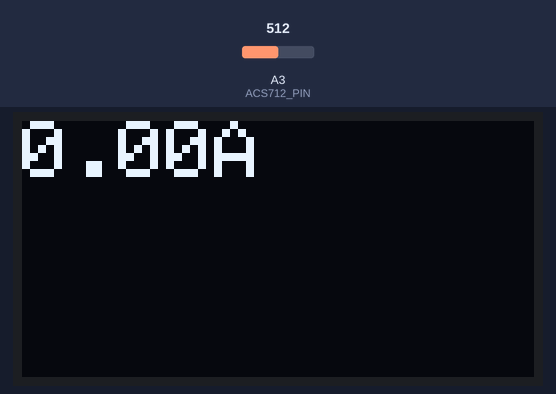
A sketch run on a simulated Arduino Nano, built with avr-gcc and run on an emulated ATmega328P. Shown: 128×64 one-colour display. The test bench sets the inputs (shaded band); at power-on: A3 (ACS712_PIN) = 512. The display library's start-up logo is not drawn; what the sketch prints to the serial monitor is not drawn.

Above: at 2.3 s.
2.4 s: A3 (ACS712_PIN) set to 716
At 3.1 s:
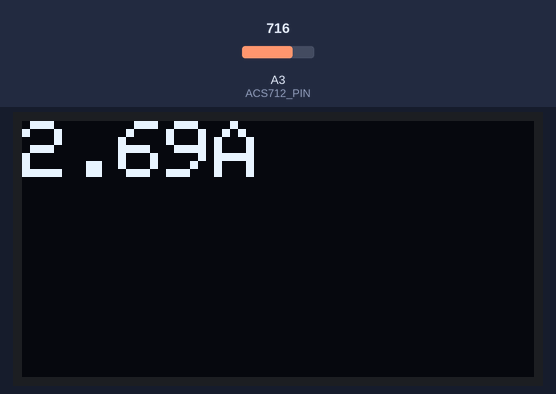
3.9 s: A3 (ACS712_PIN) set to 900
At 5.1 s:
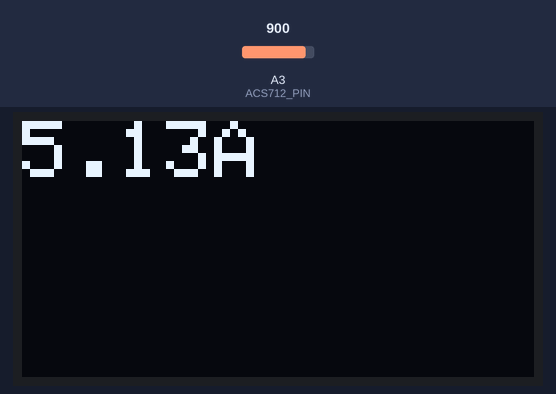
5.4 s: A3 (ACS712_PIN) set to 1023
At 6.1 s:
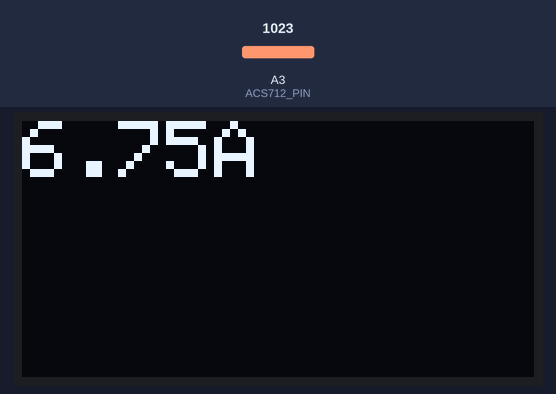
Timing chart, 0 to 8.4 s (numbered marks = the images above; inputs shaded):
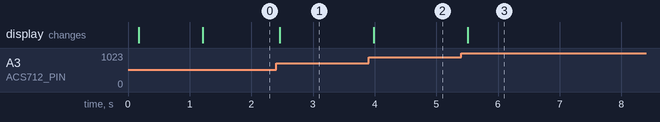

The sketch:

NANO-Ammeter.ino
```cpp
#include <Arduino.h>
#include <Adafruit_SSD1306.h>

#define DEBUG
#include "DebugSerial.h"
#include "TimeKeeper.h"

#define DISPLAY_WIDTH 128
#define DISPLAY_HEIGHT 64
#define DISPLAY_I2C_ADDRESS 0x3C
#define ACS712_PIN A3
#define ACS712_MEASURE_TIMES 100
#define ACS712_VREF 5.0
// #define ACS712_SENSITIVITY 0.185
#define ACS712_SENSITIVITY 0.37

#define SENSOR_READ_INTERVAL_MS 100

Adafruit_SSD1306 display(DISPLAY_WIDTH, DISPLAY_HEIGHT);
TimeKeeper timeKeeper(SENSOR_READ_INTERVAL_MS);

float offset = 512.0;
float sensorValue = 0.0;

typedef enum {
  VIEW_MODE_GRAPHICS = 0,
  VIEW_MODE_TEXT,
  VIEW_MODE_COUNT,
} ViewMode;

void setup() {
  DEBUG_SERIAL_BEGIN(115200);
  DEBUG_SERIAL_WAIT_FOR();
  DEBUG_SERIAL_PRINTLN();
  DEBUG_SERIAL_PRINTLN("--");
  DEBUG_SERIAL_PRINTLN("Ammeter");

  if (!display.begin(SSD1306_SWITCHCAPVCC, DISPLAY_I2C_ADDRESS)) { DEBUG_SERIAL_PRINTLN("Failed to initialize display!"); }
  display.display();
  timeKeeper.begin();

  offset = cariblate();
  DEBUG_SERIAL_PRINTLN("offset: " + String(offset));

  delay(1000);
}

void loop() {
  static ViewMode viewMode = VIEW_MODE_TEXT;
  static bool needRender = true;

  timeKeeper.update();

  if (timeKeeper.isTimeUp()) {
    // DEBUG_SERIAL_PRINTLN("Time to read sensors");
    sensorValue = aquire();
    needRender = true;
  }

  if (needRender) {
    switch (viewMode) {
      case VIEW_MODE_GRAPHICS:
        renderGraphics();
        needRender = false;
        break;

      case VIEW_MODE_TEXT:
        renderText();
        needRender = false;
        break;

      default: break;
    }
  }

  delay(100);
}

double cariblate() {
  double sum = 0;
  for (int i = 0; i < ACS712_MEASURE_TIMES; i++) { sum += analogRead(ACS712_PIN); }
  return sum / ACS712_MEASURE_TIMES;
}

double aquire() {
  double sum = 0;
  for (int i = 0; i < ACS712_MEASURE_TIMES; i++) { sum += analogRead(ACS712_PIN); }

  double avg = sum / ACS712_MEASURE_TIMES;
  double voltage = (avg - offset) * (ACS712_VREF / 1023.0);
  double current = voltage / ACS712_SENSITIVITY;

  if (-0.001 < current && current < 0.001) current = 0.0;
  return current;
}

void renderGraphics() {
  display.clearDisplay();
  display.fillRect(0, 0, DISPLAY_WIDTH, DISPLAY_HEIGHT, SSD1306_WHITE);
  display.display();
}

void renderText() {
  display.clearDisplay();
  display.setTextColor(SSD1306_WHITE);
  display.setTextSize(2);
  display.setCursor(0, 0);
  display.print(String(sensorValue, 2) + "A");
  display.display();
}
```

Button.cpp
```cpp
// Button

#include <Arduino.h>

#include "Button.h"

Button::Button(uint8_t pin, unsigned long debounceDelay, unsigned long longPressDelay) : pin(pin), debounceDelay(debounceDelay), longPressDelay(longPressDelay), currentState(false), lastState(false), lastReading(false), lastDebounceTime(0), pressStartTime(0), longPressTriggered(false) {}

void Button::begin() {
  pinMode(pin, INPUT_PULLUP);
  currentState = false;
  lastState = currentState;
  lastReading = currentState;
  lastDebounceTime = millis();
  pressStartTime = 0;
  longPressTriggered = false;
}

void Button::update() {
  bool reading = !digitalRead(pin);
  if (reading != lastReading) { lastDebounceTime = millis(); }
  if ((millis() - lastDebounceTime) > debounceDelay) {
    lastState = currentState;
    currentState = reading;

    if (!lastState && currentState) {
      pressStartTime = millis();
      longPressTriggered = false;
    }

    if (lastState && !currentState) {
      if (!longPressTriggered && (millis() - pressStartTime) >= longPressDelay) {
        longPressTriggered = true;
      } else {
        longPressTriggered = false;
      }
      pressStartTime = 0;
    }
  }
  lastReading = reading;
}

bool Button::isPressed() {
  return currentState;
}

bool Button::isClicked() {
  return lastState && !currentState && !longPressTriggered;
}

bool Button::isLongPressed() {
  return lastState && !currentState && longPressTriggered;
}
```

Button.h
```cpp
// Button

#ifndef __BUTTON_H__
#define __BUTTON_H__

#include <Arduino.h>

class Button {
public:
  Button(uint8_t pin, unsigned long debounceDelay = 20, unsigned long longPressDelay = 1000);

  void begin();
  void update();

  bool isPressed();
  bool isClicked();
  bool isLongPressed();

private:
  uint8_t pin;
  unsigned long debounceDelay;
  unsigned long longPressDelay;

  bool currentState;
  bool lastState;
  bool lastReading;
  unsigned long lastDebounceTime;
  unsigned long pressStartTime;
  bool longPressTriggered;
};

#endif  // __BUTTON_H__
```

DebugSerial.h
```cpp
/*
  DebugSerial Output Library

  A library for debug serial communication.
*/

#ifndef __DEBUG_SERIAL_H__
#define __DEBUG_SERIAL_H__

#include <Arduino.h>

#if defined(DEBUG)
#define DEBUG_SERIAL_BEGIN(x) Serial.begin(x)
#define DEBUG_SERIAL_WAIT_FOR() delay(100)
#define DEBUG_SERIAL_PRINT(x) Serial.print(x)
#define DEBUG_SERIAL_PRINTLN(x) Serial.println(x)
#define DEBUG_SERIAL_PRINTHEX(x) Serial.print(x, HEX)
#define DEBUG_SERIAL_PRINTLNHEX(x) Serial.println(x, HEX)
#else
#define DEBUG_SERIAL_BEGIN(x)
#define DEBUG_SERIAL_WAIT_FOR()
#define DEBUG_SERIAL_PRINT(x)
#define DEBUG_SERIAL_PRINTLN(x)
#define DEBUG_SERIAL_PRINTHEX(x)
#define DEBUG_SERIAL_PRINTLNHEX(x)
#endif

#endif  // __DEBUG_SERIAL_H__
```

TimeKeeper.cpp
```cpp
// TimeKeeper

#include <Arduino.h>

#include "TimeKeeper.h"

TimeKeeper::TimeKeeper(unsigned long intervalMs) : intervalMs(intervalMs), lastMillis(0), timeUp(false) {}

void TimeKeeper::begin() {
  reset();
}

void TimeKeeper::update() {
  unsigned long currentMillis = millis();
  if (!timeUp && (currentMillis - lastMillis >= intervalMs)) {
    timeUp = true;
  }
}

void TimeKeeper::reset() {
  lastMillis = millis();
  timeUp = false;
}

bool TimeKeeper::isTimeUp() const {
  return timeUp;
}
```

TimeKeeper.h
```cpp
// TimerKeeper

#ifndef __TIME_KEEPER_H__
#define __TIME_KEEPER_H__

#include <Arduino.h>

class TimeKeeper {
public:
  TimeKeeper(unsigned long intervalMs);

  void begin();
  void update();
  void reset();

  bool isTimeUp() const;

private:
  unsigned long intervalMs;
  unsigned long lastMillis;

  bool timeUp;
};

#endif  // __TIME_KEEPER_H__
```

Measured:
- after the input at 2.4 s, the display: changes after 0.06 s (image 1)
- after the input at 3.9 s, the display: changes after 0.08 s (image 2)
- after the input at 5.4 s, the display: changes after 0.11 s (image 3)
